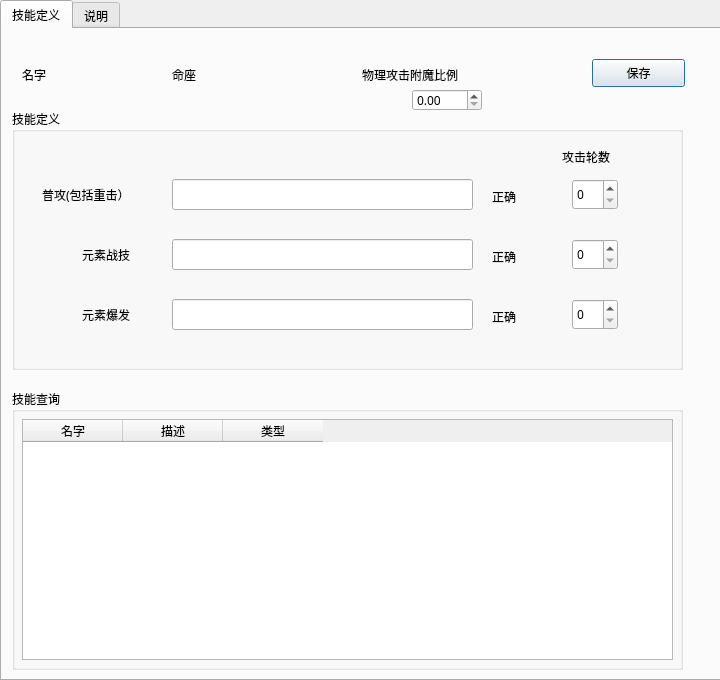
<?xml version="1.0" encoding="UTF-8"?>
<ui version="4.0">
 <class>Dialog</class>
 <widget class="QDialog" name="Dialog">
  <property name="geometry">
   <rect>
    <x>0</x>
    <y>0</y>
    <width>720</width>
    <height>680</height>
   </rect>
  </property>
  <property name="minimumSize">
   <size>
    <width>720</width>
    <height>680</height>
   </size>
  </property>
  <property name="maximumSize">
   <size>
    <width>720</width>
    <height>680</height>
   </size>
  </property>
  <property name="font">
   <font>
    <family>汉仪文黑-85W</family>
   </font>
  </property>
  <property name="windowTitle">
   <string>Dialog</string>
  </property>
  <widget class="QTabWidget" name="tabWidget">
   <property name="geometry">
    <rect>
     <x>0</x>
     <y>0</y>
     <width>721</width>
     <height>681</height>
    </rect>
   </property>
   <property name="currentIndex">
    <number>0</number>
   </property>
   <widget class="QWidget" name="tab">
    <attribute name="title">
     <string>技能定义</string>
    </attribute>
    <widget class="QLabel" name="lb_c">
     <property name="geometry">
      <rect>
       <x>170</x>
       <y>20</y>
       <width>131</width>
       <height>51</height>
      </rect>
     </property>
     <property name="text">
      <string>命座</string>
     </property>
    </widget>
    <widget class="QDoubleSpinBox" name="dsb_enchant">
     <property name="geometry">
      <rect>
       <x>410</x>
       <y>60</y>
       <width>70</width>
       <height>22</height>
      </rect>
     </property>
     <property name="maximum">
      <double>1.000000000000000</double>
     </property>
     <property name="singleStep">
      <double>0.100000000000000</double>
     </property>
    </widget>
    <widget class="QGroupBox" name="groupBox">
     <property name="geometry">
      <rect>
       <x>10</x>
       <y>360</y>
       <width>671</width>
       <height>281</height>
      </rect>
     </property>
     <property name="title">
      <string>技能查询</string>
     </property>
     <widget class="QTableWidget" name="tb_skill">
      <property name="geometry">
       <rect>
        <x>10</x>
        <y>30</y>
        <width>651</width>
        <height>241</height>
       </rect>
      </property>
      <column>
       <property name="text">
        <string>名字</string>
       </property>
      </column>
      <column>
       <property name="text">
        <string>描述</string>
       </property>
      </column>
      <column>
       <property name="text">
        <string>类型</string>
       </property>
      </column>
     </widget>
    </widget>
    <widget class="QLabel" name="label_5">
     <property name="geometry">
      <rect>
       <x>360</x>
       <y>30</y>
       <width>131</width>
       <height>31</height>
      </rect>
     </property>
     <property name="text">
      <string>物理攻击附魔比例</string>
     </property>
    </widget>
    <widget class="QGroupBox" name="groupBox_2">
     <property name="geometry">
      <rect>
       <x>10</x>
       <y>80</y>
       <width>671</width>
       <height>261</height>
      </rect>
     </property>
     <property name="title">
      <string>技能定义</string>
     </property>
     <widget class="QLineEdit" name="le_a">
      <property name="geometry">
       <rect>
        <x>160</x>
        <y>70</y>
        <width>301</width>
        <height>31</height>
       </rect>
      </property>
     </widget>
     <widget class="QLabel" name="lb_status_q">
      <property name="geometry">
       <rect>
        <x>480</x>
        <y>200</y>
        <width>72</width>
        <height>15</height>
       </rect>
      </property>
      <property name="text">
       <string>正确</string>
      </property>
     </widget>
     <widget class="QLabel" name="lb_status_e">
      <property name="geometry">
       <rect>
        <x>480</x>
        <y>140</y>
        <width>72</width>
        <height>15</height>
       </rect>
      </property>
      <property name="text">
       <string>正确</string>
      </property>
     </widget>
     <widget class="QLineEdit" name="le_e">
      <property name="geometry">
       <rect>
        <x>160</x>
        <y>130</y>
        <width>301</width>
        <height>31</height>
       </rect>
      </property>
     </widget>
     <widget class="QLineEdit" name="le_q">
      <property name="geometry">
       <rect>
        <x>160</x>
        <y>190</y>
        <width>301</width>
        <height>31</height>
       </rect>
      </property>
     </widget>
     <widget class="QLabel" name="lb_status_a">
      <property name="geometry">
       <rect>
        <x>480</x>
        <y>80</y>
        <width>72</width>
        <height>15</height>
       </rect>
      </property>
      <property name="text">
       <string>正确</string>
      </property>
     </widget>
     <widget class="QSpinBox" name="sb_rnd_q">
      <property name="geometry">
       <rect>
        <x>560</x>
        <y>190</y>
        <width>46</width>
        <height>31</height>
       </rect>
      </property>
     </widget>
     <widget class="QSpinBox" name="sb_rnd_a">
      <property name="geometry">
       <rect>
        <x>560</x>
        <y>70</y>
        <width>46</width>
        <height>31</height>
       </rect>
      </property>
     </widget>
     <widget class="QSpinBox" name="sb_rnd_e">
      <property name="geometry">
       <rect>
        <x>560</x>
        <y>130</y>
        <width>46</width>
        <height>31</height>
       </rect>
      </property>
     </widget>
     <widget class="QLabel" name="label">
      <property name="geometry">
       <rect>
        <x>30</x>
        <y>70</y>
        <width>111</width>
        <height>31</height>
       </rect>
      </property>
      <property name="text">
       <string>普攻(包括重击）</string>
      </property>
     </widget>
     <widget class="QLabel" name="label_2">
      <property name="geometry">
       <rect>
        <x>70</x>
        <y>130</y>
        <width>111</width>
        <height>31</height>
       </rect>
      </property>
      <property name="text">
       <string>元素战技</string>
      </property>
     </widget>
     <widget class="QLabel" name="label_3">
      <property name="geometry">
       <rect>
        <x>70</x>
        <y>190</y>
        <width>111</width>
        <height>31</height>
       </rect>
      </property>
      <property name="text">
       <string>元素爆发</string>
      </property>
     </widget>
     <widget class="QLabel" name="label_4">
      <property name="geometry">
       <rect>
        <x>550</x>
        <y>40</y>
        <width>72</width>
        <height>15</height>
       </rect>
      </property>
      <property name="text">
       <string>攻击轮数</string>
      </property>
     </widget>
    </widget>
    <widget class="QLabel" name="lb_name">
     <property name="geometry">
      <rect>
       <x>20</x>
       <y>20</y>
       <width>131</width>
       <height>51</height>
      </rect>
     </property>
     <property name="text">
      <string>名字</string>
     </property>
    </widget>
    <widget class="QPushButton" name="pb_save">
     <property name="geometry">
      <rect>
       <x>590</x>
       <y>30</y>
       <width>93</width>
       <height>28</height>
      </rect>
     </property>
     <property name="text">
      <string>保存</string>
     </property>
    </widget>
   </widget>
   <widget class="QWidget" name="tab_2">
    <attribute name="title">
     <string>说明</string>
    </attribute>
    <widget class="QPlainTextEdit" name="plainTextEdit">
     <property name="geometry">
      <rect>
       <x>0</x>
       <y>0</y>
       <width>711</width>
       <height>681</height>
      </rect>
     </property>
     <property name="plainText">
      <string>说明
========</string>
     </property>
    </widget>
   </widget>
  </widget>
 </widget>
 <resources/>
 <connections/>
</ui>
